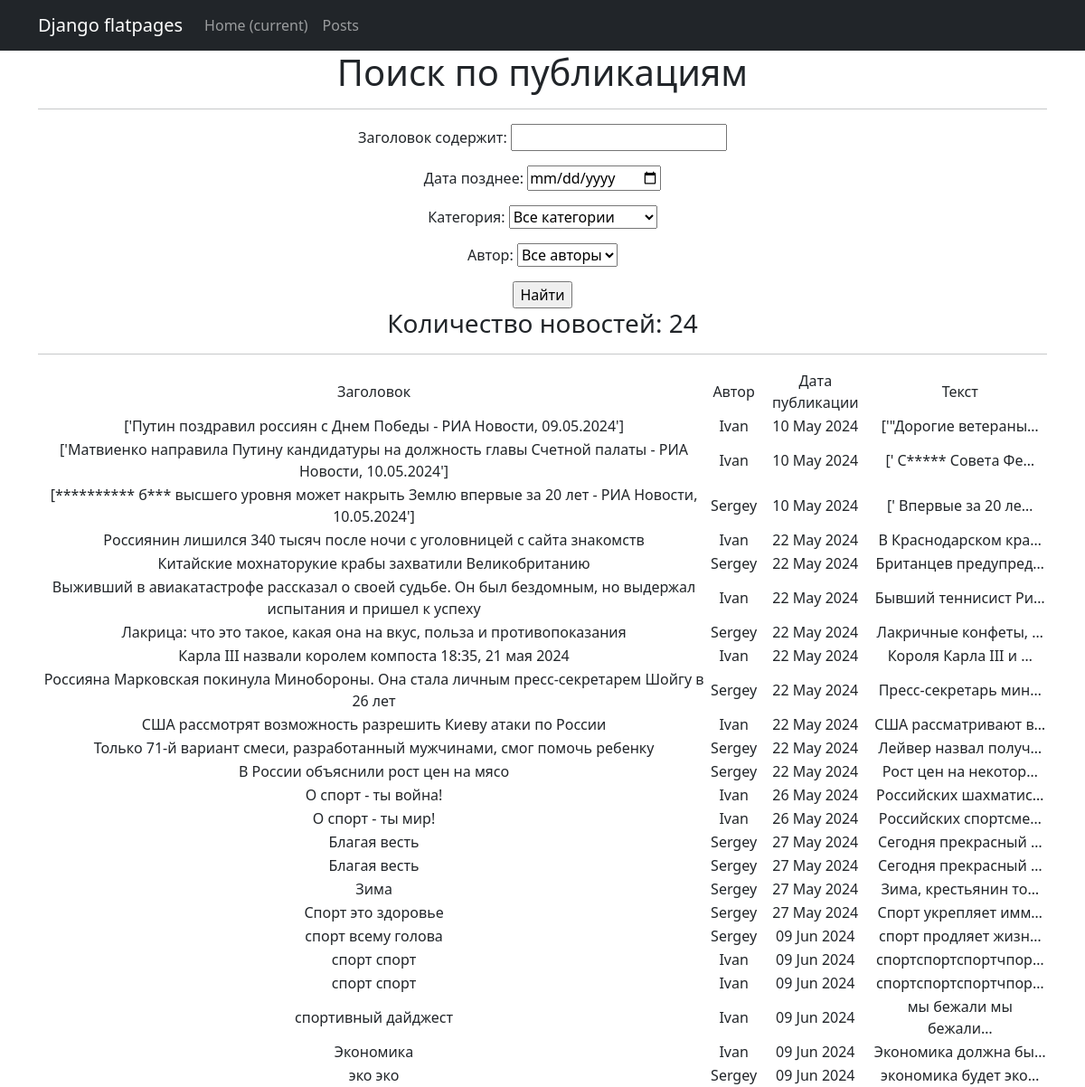
/posts/search/, run on an earlier commit of the app's database.
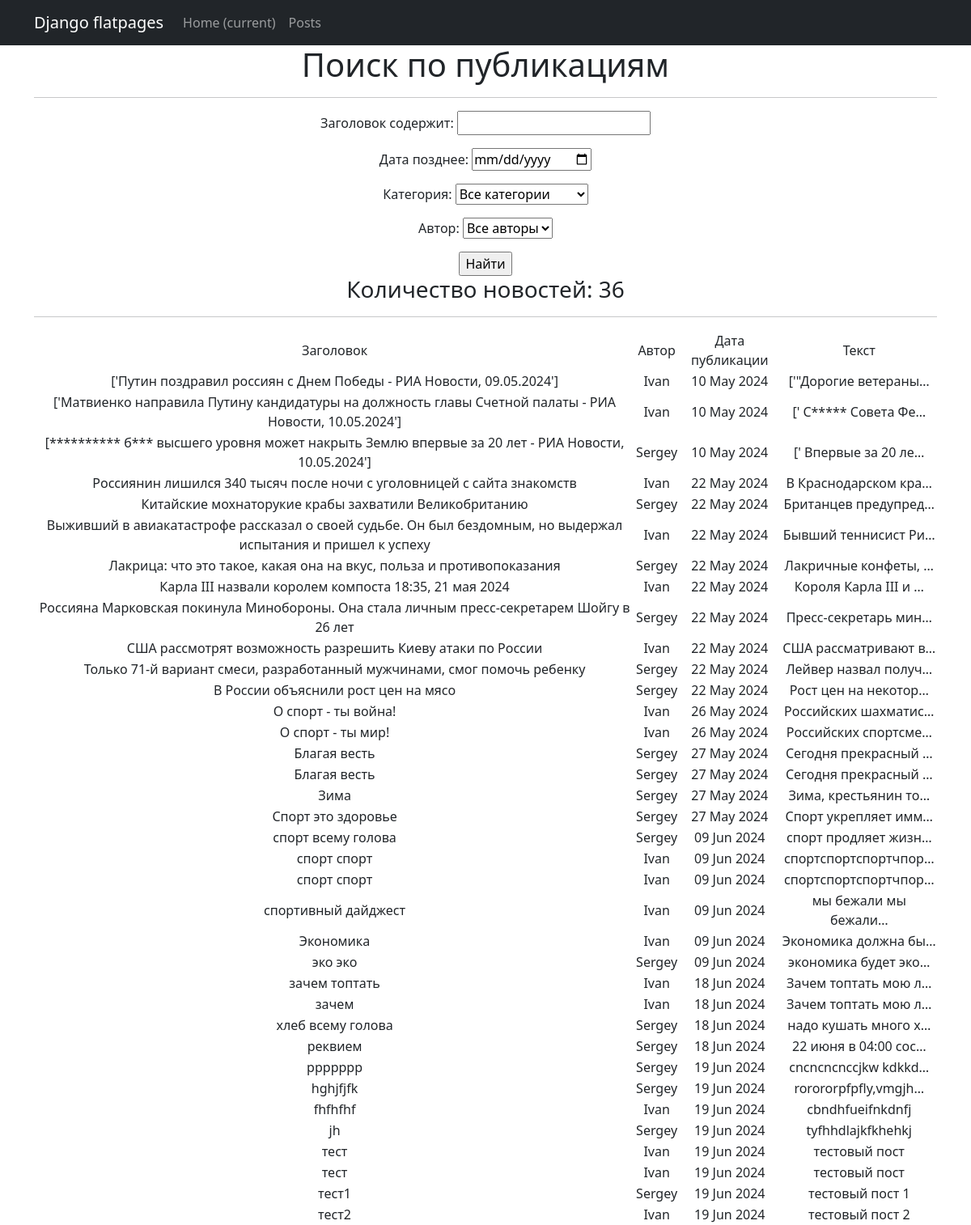
And on a later commit of the database.
### news_project/models.py (models this page shows, shortened)
class Post(models.Model):
    NEWS = 'NE'
    ARTICLE = 'AR'
    CHOICE_TYPE = [
        (NEWS, 'Новость'),
        (ARTICLE, 'Статья'),
    ]
    postType = models.CharField(max_length=2, choices=CHOICE_TYPE, default='ARTICLE')
    postAuthor = models.ForeignKey(Author, on_delete=models.CASCADE)
    postCategory = models.ManyToManyField(Category, through='PostCategory')
    autoDate = models.DateTimeField(auto_now_add=True)
    title = models.CharField(max_length=128)
    postText = models.TextField()
    postRating = models.SmallIntegerField(default=0)

class Author(models.Model):
    authorUser = models.OneToOneField(User, on_delete=models.CASCADE)
    ratingAuthor = models.SmallIntegerField(default=0)
    def __str__(self):
        return self.authorUser.username

### news_project/views.py (the view)
# urls.py: path('search/', PostsSearch.as_view(), name='posts_search'),
class PostsSearch(ListView):
    model = Post
    context_object_name = 'posts'
    template_name = 'search.html'
    def get_queryset(self):
        queryset = super().get_queryset()
        self.filterset = PostFilter(self.request.GET, queryset)
        return self.filterset.qs
    def get_context_data(self, **kwargs):
        context = super().get_context_data(**kwargs)
        context['filterset'] = self.filterset
        return context

### news_project/models.py (called while the page is built)
    def __str__(self):
        return self.get_categoryName_display()

### news_project/templatetags/custom_filters.py (called while the page is built)
@register.filter()
def censor(text):
    if type(text) is not str:
        raise TypeError('Переменная может иметь только строковый тип')
    else:
        new_text = text.split()
        censored_text = []
        for word in new_text:
            nw = word.lower()
            if nw.translate(str.maketrans('', '', string.punctuation)) in CENSORED_WORDS:
                new_word = word[0] + '*' * (len(word[1:]))
                censored_text.append(new_word)
            else:
                censored_text.append(word)
    return ' '.join(censored_text)

### templates/search.html (shortened to what this page needs)
{% extends 'flatpages/default.html' %}
{% load custom_filters %}!
{% block content %}
    <h1>Поиск по публикациям</h1>
    <hr>
    <form action="" method="get">
        {{ filterset.form.as_p}}
        <input type="submit" value="Найти"/>
    </form>
    <h3>Количество новостей: {{ posts|length }}</h3>
    <hr>
    {% if posts %}
       <table>
           <tr>
               <td>Заголовок</td>
               <td>Автор</td>
               <td>Дата публикации</td>
               <td>Текст</td>
           </tr>
           {% for post in posts %}
           <tr>
               <td>{{ post.title|censor }}</td>
               <td>{{ post.postAuthor }}</td>
               <td>{{ post.autoDate|date:'d M Y' }}</td>
               <td>{{ post.postText|truncatechars:20|censor }}</td>
           </tr>
           {% endfor %}
       </table>
    {% else %}
       <h2>Публикаций нет!</h2>
    {% endif %}
{% endblock content %}

### templates/flatpages/default.html (shortened to what this page needs)
<!DOCTYPE html>
<html lang="en">
    <head>
        {% load static %}
        <link href="{% static 'css/styles.css' %}" rel="stylesheet" />
    </head>
    <body>
        <nav class="navbar navbar-expand-lg navbar-dark bg-dark static-top">
            <div class="container">
                <a class="navbar-brand" href="#">Django flatpages</a>
                <div class="collapse navbar-collapse" id="navbarResponsive">
                    <ul class="navbar-nav ml-auto">
                        <li class="nav-item active">
                            <a class="nav-link" href="#">Home
                                <span class="sr-only">(current)</span>
                            </a>
                        </li>
                        <li class="nav-item">
                            <a class="nav-link" href="/posts/">Posts</a>
                        </li>
                    </ul>
                </div>
            </div>
        </nav>
        <div class="container">
            <div class="row">
                <div class="col-lg-12 text-center">
                    {% block content %}{% endblock content %}
                 </div>
            </div>
        </div>
    </body>
</html>

What changed in the data, as far as the page shows it:
added Post: title|censor "зачем топтать", postAuthor "Ivan", autoDate "18 Jun 2024", postText|censor "Зачем топтать мою л…"
added Post: title|censor "зачем", postAuthor "Ivan", autoDate "18 Jun 2024", postText|censor "Зачем топтать мою л…"
added Post: title|censor "хлеб всему голова", postAuthor "Sergey", autoDate "18 Jun 2024", postText|censor "надо кушать много х…"
added Post: title|censor "реквием", postAuthor "Sergey", autoDate "18 Jun 2024", postText|censor "22 июня в 04:00 сос…"
added Post: title|censor "ppppppp", postAuthor "Sergey", autoDate "19 Jun 2024", postText|censor "cncncncnccjkw kdkkd…"
added Post: title|censor "hghjfjfk", postAuthor "Sergey", autoDate "19 Jun 2024", postText|censor "rorororpfpfly,vmgjh…"
added Post: title|censor "fhfhfhf", postAuthor "Ivan", autoDate "19 Jun 2024", postText|censor "cbndhfueifnkdnfj"
added Post: title|censor "jh", postAuthor "Sergey", autoDate "19 Jun 2024", postText|censor "tyfhhdlajkfkhehkj"
added Post: title|censor "тест", postAuthor "Ivan", autoDate "19 Jun 2024", postText|censor "тестовый пост"
added Post: title|censor "тест", postAuthor "Ivan", autoDate "19 Jun 2024", postText|censor "тестовый пост"
added Post: title|censor "тест1", postAuthor "Sergey", autoDate "19 Jun 2024", postText|censor "тестовый пост 1"
added Post: title|censor "тест2", postAuthor "Ivan", autoDate "19 Jun 2024", postText|censor "тестовый пост 2"
Also different on the page:
{{ posts|length }}: "24" → "36"
